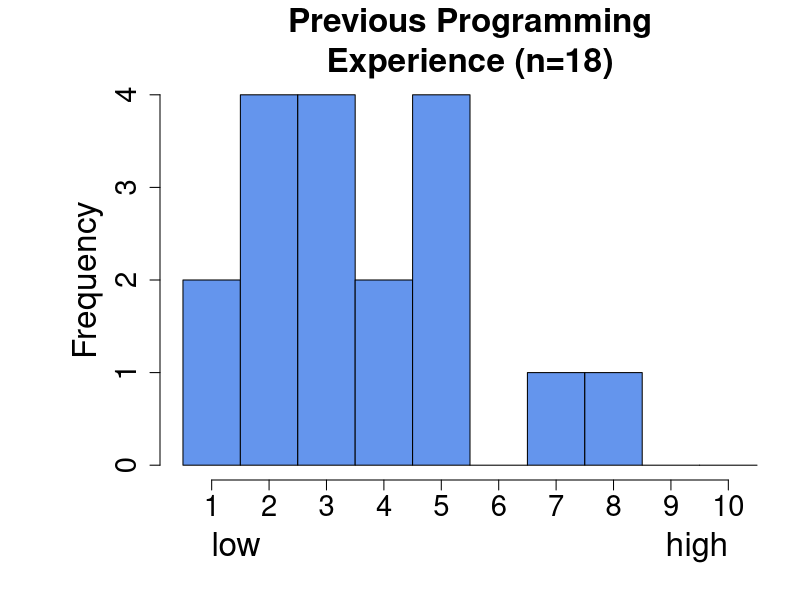

Reproduce this figure in R. (Note: this script raises an error after producing the figure.)
## ---- chunk 1
#| echo: false
#| message: false
#| warning: false
library(knitr)
## ---- chunk 2
#| echo: false
#| column: margin 
#| label: fig-experience
#| fig-cap: "Most of you have very little programming experience, but some of you have a lot of experience."
par(mar = c(6, 8, 4, 1))
hist(c(1, 1, 2, 2, 2, 2, 3, 3, 3, 3, 4, 4, 5, 5, 5, 5, 7, 8), 
     breaks = 1:11 - 0.5,
     main = "Previous Programming\nExperience (n=18)",
     xlab = "low                                             high",
     col = "cornflowerblue",
     xaxt = "n", cex.axis = 1.75, cex.lab = 2, cex.main = 2)
axis(1, at = 1:10, labels = 1:10, cex.axis = 1.75)
## ---- chunk 3
#| echo: false
#| label: fig-hex
#| fig-alt: "A collection of hexagonal stickers representing popular packages in the Tidyverse, an ecosystem of R packages for data science. Each hex showcases a different package: dplyr (pliers illustration), tibble (stylized data table in a space theme), ggplot2 (scatterplot icon), readr (document and table icon), tidyr (highlighters zooming through space), stringr (violin), forcats (three black cats in a box), lubridate (calendar and clock), and purrr (a peacefully sleeping cat). The hexes are arranged in a honeycomb pattern."
#| fig-cap: "A collection of Tidyverse hex stickers representing key R packages for data science, including dplyr, ggplot2, tidyr, readr, and more—each with a unique thematic design."  
#| column: margin 
include_graphics("../figs/intro_to_R/intro_to_R/hex.png")
## ---- chunk 4
#| echo: false
#| label: "fig-r_mindset"
#| fig-cap: "Video of Yaniv\\'s hints for succesfull R coding."
include_url("https://player.vimeo.com/video/745985537")
## ---- chunk 5
#| echo: false
#| fig-cap: "Replace your automatic negative thoughts with balanced alternatives."
#| fig-alt: "(1) Automatic thought: \"I must be a moron if I can't perform this simple maintenance task.\" Balanced alternative: \"This isn't something I do very often, so it's unreasonable to expect that I'd automatically be an expert at it.\" (2) \"The documentation is useless and doesn’t help me at all.\" Balanced alternative: \"It's not possible to document every possible situation; but I can still read the docs and learn something.\". (3) Automatic thought: \"This isn’t something I do very often, so it’s unreasonable to expect that I’d automatically be an expert at it.\" Balanced alternative: \"This was a total waste of time. I'll never get those 4 hours back again.	Maybe I didn’t succeed in my original goal, but I made some progress and gained valuable insights for the next time I try.\""
#| label: fig-balanced
#| column: margin 
include_graphics("../figs/intro_to_R/intro_to_R/balanced.png")
## ---- chunk 6
#| echo: false
#| label: "fig-wereoff"
#| fig-alt: "A nice picture of Clarkia's home." 
#| fig-cap: "A pretty scene of Clarkia's home showing the world we get to investigate as we get equipped with R."
include_graphics("../figs/intro_to_R/intro_to_R/pretty_scene.png")
